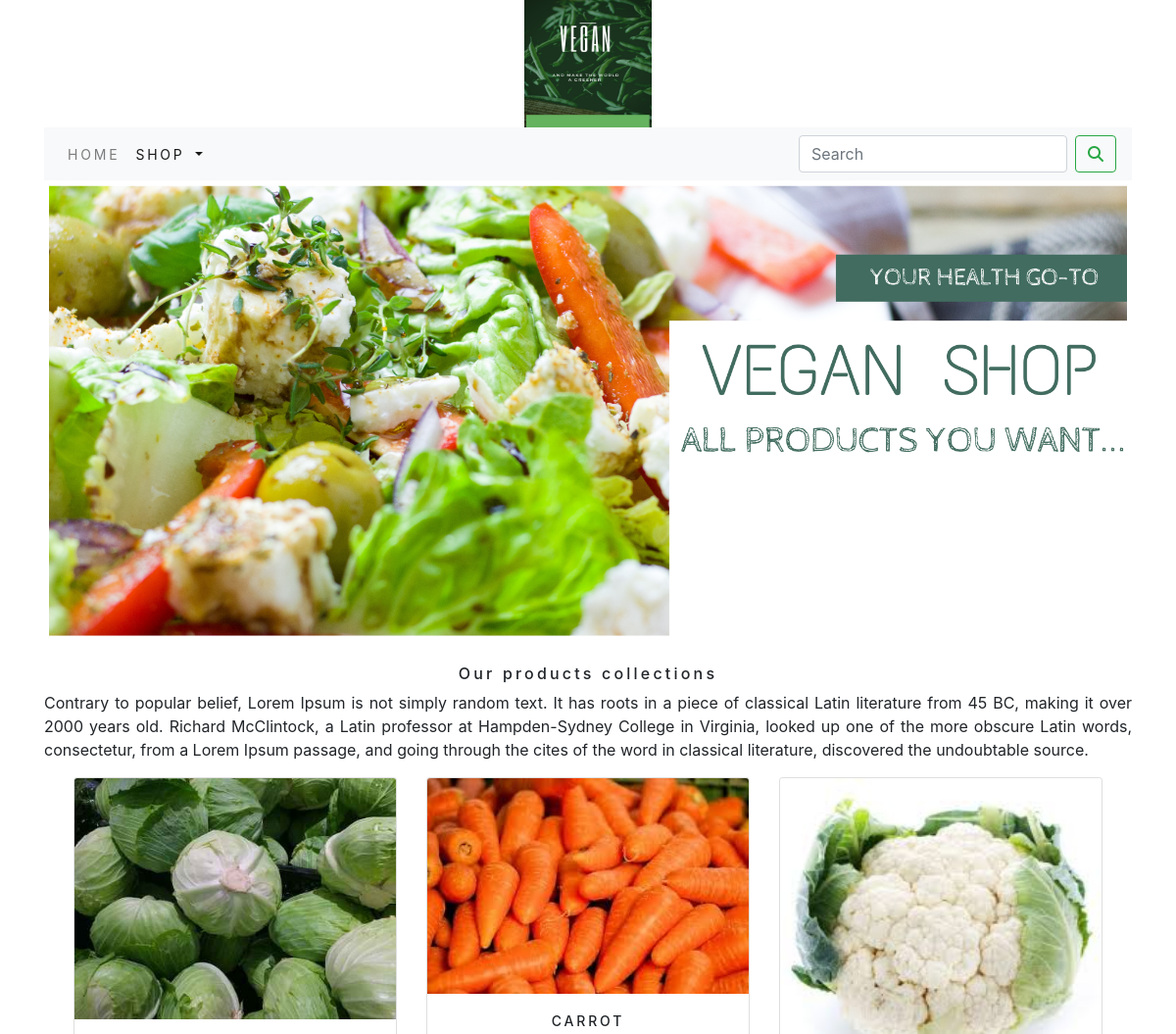
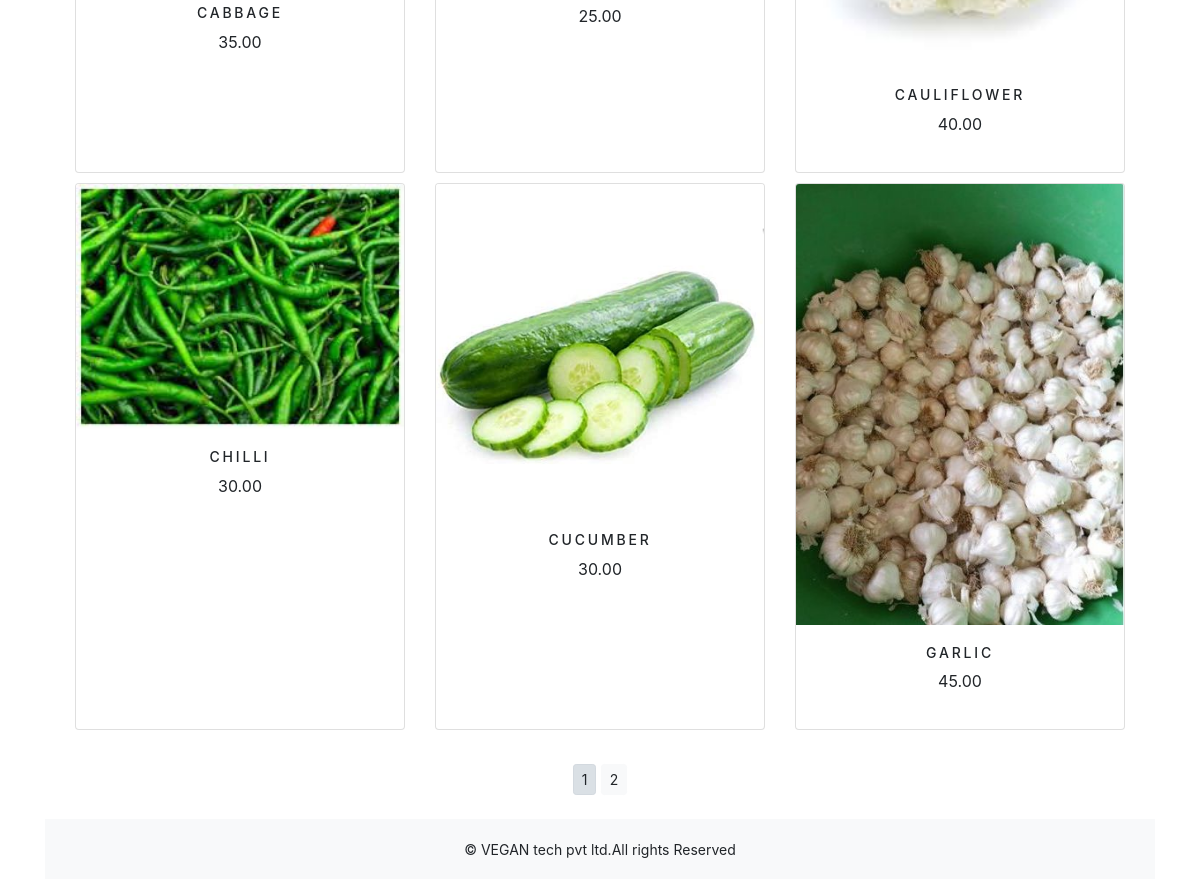
The app's page /shop/ with its own data (2 pictures, top to bottom).
### shop/models.py (models this page shows, shortened)
class Product(models.Model):
    name = models.CharField(max_length=250, unique=True)
    slug = models.SlugField(max_length=250, unique=True)
    description = models.TextField(blank=True)
    price = models.DecimalField(max_digits=10, decimal_places=2)
    category = models.ForeignKey(Category, on_delete=models.CASCADE)
    image = models.ImageField(upload_to='product', blank=True)
    stock = models.IntegerField()
    available = models.BooleanField(default=True)
    created = models.DateTimeField(auto_now_add=True)
    updated = models.DateTimeField(auto_now=True)
    def get_url(self):
        return reverse('shop:prodCatdetail', args=[self.category.slug, self.slug])
    class Meta:
        ordering = ('name',)
        verbose_name = 'product'
        verbose_name_plural = 'products'

### shop/views.py (the view)
# urls.py: path('',views.allProdCat,name='allProdCat'),
def allProdCat(request,c_slug=None):
    c_page=None
    products_list=None
    if c_slug!=None:
        c_page=get_object_or_404(Category,slug=c_slug)
        products_list=Product.objects.all().filter(category=c_page,available=True)
    else:
        products_list=Product.objects.all().filter(available=True)
    paginator=Paginator(products_list,6)
    try:
        page=int(request.GET.get('page','1'))
    except:
        page=1
    try:
        products=paginator.page(page)
    except(EmptyPage,InvalidPage):
        products=paginator.page(paginator.num_pages)
    return render(request,"category.html",{'category':c_page,'products':products})

### cart/context_processors.py (called while the page is built)
def counter(request):
    item_count = 0
    if 'admin' in request.path:
        return {}
    else:
        try:
            cart = Cart.objects.filter(cart_id=_cart_id(request))
            cart_items = CartItem.objects.all().filter(cart=cart[:1])
            for cart_item in cart_items:
                item_count += cart_item.quantity
        except Cart.DoesNotExist:
            item_count = 0
    return dict(item_count=item_count)

### cart/views.py (called while the page is built)
def _cart_id(request):
    cart = request.session.session_key
    if not cart:
        cart = request.session.create()
    return cart

### shop/context_processors.py (called while the page is built)
def menu_links(request):
    links=Category.objects.all()
    return dict(links=links)

### shop/models.py (called while the page is built)
    def get_url(self):
        return reverse('shop:products_by_category', args=[self.slug])

### templates/category.html (shortened to what this page needs)
{% extends 'base.html' %}
{% load static %}
{% block content %}
<div class="mx-auto">
    {% if category %}
    <img class="my_image" src="{{category.image.url}}" alt="{{category.name}}">
</div>
<br>
<div>
    <h1 class="text-center my_title">{{category.name}}</h1>
    <p class="text-justify">{{category.description}}</p>
</div>
{% else %}
<div>
<img class="my_image my_image_padding" src="{% static 'img/banner.png' %}" alt="our products" width="1250px;">
</div>
<br>
<div>
    <h1 class="text-center my_title">Our products collections</h1>
    <p class="text-justify">Contrary to popular belief, Lorem Ipsum is not simply random text. It has roots in a piece of classical Latin literature from 45 BC, making it over 2000 years old. Richard McClintock, a Latin professor at Hampden-Sydney College in Virginia, looked up one of the more obscure Latin words, consectetur, from a Lorem Ipsum passage, and going through the cites of the word in classical literature, discovered the undoubtable source.</p>
</div>
{% endif %}
<div class="container">
    <div class="row mx-auto">
        {% for product in products.object_list %}
        <div class="my_bottom_margin col-9 col-sm-12 col-md-4 col-lg-4">
            <div class="card text-center h-100" style="min-width:18rem;">
                <a href="{{product.get_url}}"><img class="card-img-top my_image" src="{{product.image.url}}" alt="{{product.name}}" height="30px" width="30px"></a>
                <div class="card-body">
                    <h4>{{product.name}}</h4>
                    <p>{{product.price}}</p>
                </div>
            </div>
        </div>
        {% endfor %}
    </div>
    <div class="mx-auto">
        {% if products.paginator.num_pages > 1 %}
        <br>
        <div class="text-center">
            {% for pg in products.paginator.page_range %}
            <a href="?page={{pg}}" class="btn btn-light btn-sm {% if products.number == pg %} active {% endif %}">{{pg}}</a>
       {% endfor %}
        </div>
        {% endif %}
    </div>
    <br>
</div>
{% endblock %}

### templates/base.html (shortened to what this page needs)
{% load static %}
<!DOCTYPE html>
<html lang="en">
<head>
    <link rel="stylesheet" href="{% static 'css/custom.css' %}">
    <link rel="stylesheet" href="{% static 'css/custom.css' %}">
    <link rel="stylesheet" href="{% static 'css/bootstrap.min.css' %}">
</head>
<body>
<div class="container">
{% include 'header.html' %}
{% include 'navbar.html' %}
    {% block content %}
    {% endblock %}
</div>
{% include 'footer.html' %}
</body>
</html>

### templates/header.html
{% load static %}
<header>
    <center>
        <a href="{%url 'shop:allProdCat' %}"> <img src="{% static 'img/logo.png' %}" alt="logimage" width="130px;" height="130px;"></a>
    </center>
</header>

### templates/navbar.html (shortened to what this page needs)
{% load static %}
<nav class="navbar navbar-expand-lg navbar-light bg-light">
  <div class="collapse navbar-collapse" id="navbarSupportedContent">
    <ul class="navbar-nav mr-auto">
      <li class="nav-item">
        <a class="nav-link" href="#">Home</a>
      </li>
      <li class="nav-item dropdown {% if 'shop' in request.path %} active {% endif %}">
        <a class="nav-link dropdown-toggle" href="{% url 'shop:allProdCat' %}" id="navbarDropdown" role="button" data-toggle="dropdown" aria-haspopup="true" aria-expanded="false">
          Shop
        </a>
      </li>
    </ul>
    <form class="form-inline my-2 my-lg-0" action="{% url 'search_app:SearchResult' %}"  method="get">
      <input class="form-control mr-sm-2" type="search" placeholder="Search" name="q" aria-label="Search">
      <button class="btn btn-outline-success my-2 my-sm-0" type="submit"><i class="fa fa-search"></i></button>
    </form>
  </div>
</nav>

### templates/footer.html
<div class="footer navbar-fixed-bottom my_footer">
    <p class="text-center">&copy; VEGAN tech pvt ltd.All rights Reserved</p>
</div>

### static/css/custom.css (style rules this page uses)
body { font-family: 'Roboto', sans-serif; }
.nav-item { letter-spacing: .2em; font-size :14px; text-transform :uppercase; }
.my_footer { background-color:#f8f9fa; height:60px; }
.my_footer p { padding-top:20px; font-size:14px; }
.my_image { width:100%; height:auto; }
.my_title { font-size:16px; text_transform:uppercase; letter-spacing:.2em; }
.my_image_padding { padding:5px; }
.my_bottom_margin { margin-bottom:10px; }
.card-body h4 { font-size:14px; text-transform:uppercase; letter-spacing:.2em; }

### records on screen
Product: image (picture), name "CABBAGE", price "35.00"
Product: image (picture), name "CARROT", price "25.00"
Product: image (picture), name "CAULIFLOWER", price "40.00"
Product: image (picture), name "CHILLI", price "30.00"
Product: image (picture), name "CUCUMBER", price "30.00"
Product: image (picture), name "GARLIC", price "45.00"

### other values on screen
{{ pg }} "1" "2"
